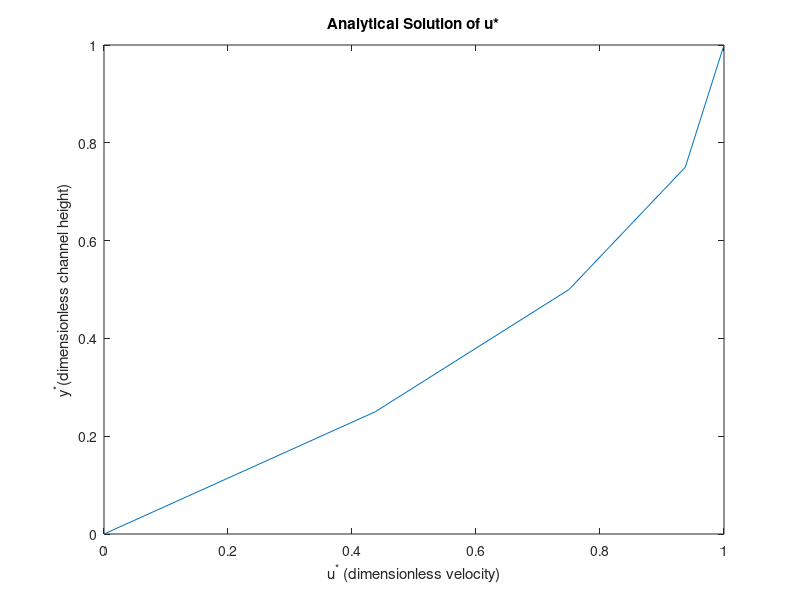
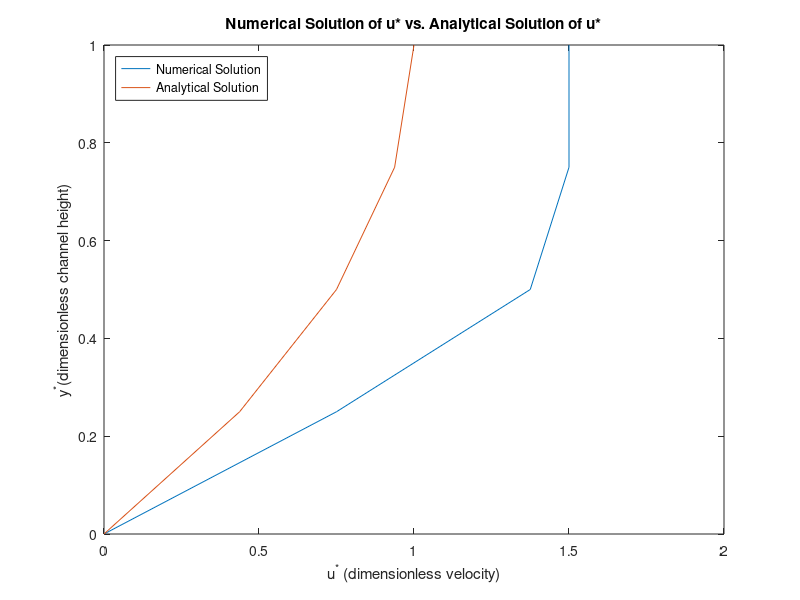
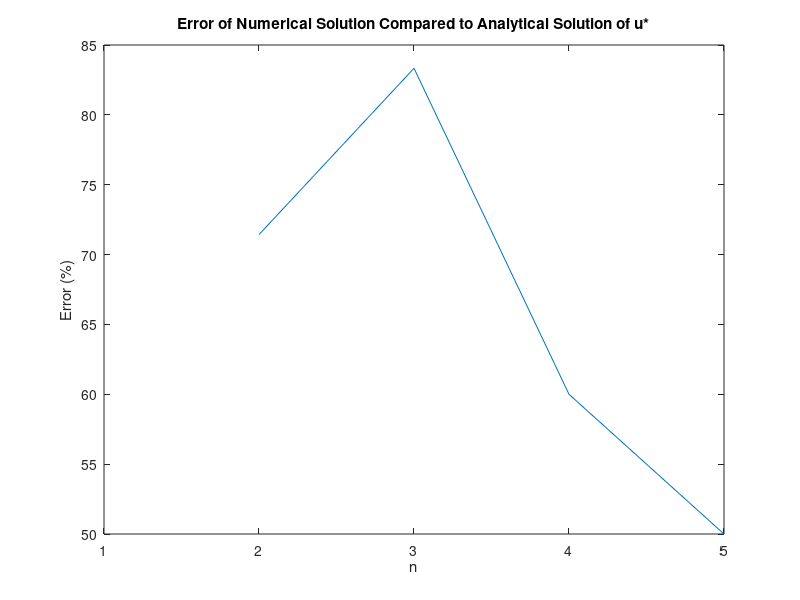

Reproduce these figures in MATLAB, in order.
%Project Code -- Kevin Riemer
clear;clc;close all

%Constants
prompt1='Input m value:';
m=input(prompt1);
prompt2='Input n value:';
n=input(prompt2);
Pstar=1; h=1; U=1; dx=h/(n-1); int=0.5; n_int=(int/dx)+1;

%Dicretize

y_star=0:dx:1;
Bcst=-2*Pstar*(dx)^2;
for i=2:n-1
    B(1:n)=Bcst; 
end 

B(1)=0; %BC at y_star=0
B(n)=0; %BC at y_star=1
B(n_int)=0; %BC at y_star=0.5

%Build A matrix
for i=2:n-1
    w(i)=-2;
    v(i-1)=1;
end
    
A=diag(v,1)+diag(v,-1)+diag(w);
A(1,2)=0;
A(n-1,n)=1;
A(1,1)=1; %BC at y_star=0
A(n,n)=3/2; %BC at y_star=1
A(n,n-1)=-2; %BC at y_star=1
A(n,n-2)=1/2; %BC at y_star=1
A(n_int,n_int-2)=1/2; %Interface
A(n_int,n_int-1)=-2; %Interface
A(n_int,n_int)=(3/2)+(3/2)*m; %Interface
A(n_int,n_int+1)=-2*m; %Interface
A(n_int,n_int+2)=m/2; %Interface

%Thomas Algorithm

%But first, 2 steps of Gauss Elimination

%At Interface
A(n_int,n_int-2)=0;
A(n_int,n_int-1)=-1*(-2+1);
A(n_int,n_int)=-1*((((3/2)+(3/2)*m)-0.5)-(m/2));
A(n_int,n_int+1)=-1*(-2*m+m);
A(n_int,n_int+2)=0;

%At y_star=0
A(n,n-2)=0;
A(n,n-1)=-2+1; 
A(n,n)=1.5-0.5;

%Now Thomas Algorithm
Agauss=A;
Bgauss=B;

dprime(1)=Bgauss(1)/Agauss(1,1);
cprime(1)=Agauss(1,2)/Agauss(1,1);
bprime(1)=1;

for i=2:n-1
    c(i)=Agauss(i,i+1);
end 

for i=2:n
    bprime(i)=1;
    a(i)=Agauss(i,i-1);
    b(i)=Agauss(i,i);
    bstar(i)=b(i)-cprime(i-1)*a(i);
    d(i)=Bgauss(i);
    if i>n-1
        cprime(i)=0;
    else cprime(i)=c(i)/bstar(i);
    end 
    dprime(i)=(d(i)-dprime(i-1)*a(i))/(bstar(i));
end

%Solve for u_star
u_star(n)=dprime(n);
for i=n:-1:2
    u_star(i-1)=dprime(i-1)-cprime(i-1)*u_star(i);
end

%Sanity Check (RREF)
Asan=rref(Agauss);
u_star_san=[A\B']';

%Shear Stress -- second order fwd difference
tau=(U/h)*((-u_star(3)+4*u_star(2)-3*u_star(1))/(2*dx))

%Flow Rate -- Trapezoidal Rule
V=0;
for i=1:n-1
    V=V+U*h^2*sum(((u_star(i)+u_star(i+1))/2)*(dx));
end

disp('Flow rate=')
disp(V)

%Analytical Solutions -- use this to check numerical solution
u_star_ana=(-y_star.^2)+2.*y_star;
V_ana=(2/3)*U*h^2;
tau_ana=(2*U)/h;

%Plots
figure
plot(u_star_ana,y_star)
title('Analytical Solution of u*')
xlabel('u^* (dimensionless velocity)')
ylabel('y^*(dimensionless channel height)')

figure
plot(u_star,y_star,u_star_ana,y_star)
title('Numerical Solution of u* vs. Analytical Solution of u*')
xlabel('u^* (dimensionless velocity)')
ylabel('y^*(dimensionless channel height)')
legend('Numerical Solution','Analytical Solution','Location','northwest')

%Plot Multiple Results; plot over multiple runs (make sure to get rid of 'clear' in line 2 if doing
%this) -- and remove the comments from lines 126-131; you have to store
%multiple runs manually in the command window after each run

% figure
% plot(run1,y1,run2,y2,run3,y3,run4,y4,run5,y5,u_star_ana,y_star)
% title('Numerical Solution of u* with varying dx')
% xlabel('u^* (dimensionless velocity)')
% ylabel('y^*(dimensionless channel height)')
% legend('dx=0.1000','dx=0.0333','dx=0.0200','dx=0.0100','dx=0.0040','Analytical Solution','Location','northwest')

%Error -- Relative
Etau=(abs((tau_ana-tau)/tau_ana))*100 %percent
Eflow=(abs((V_ana-V)/V_ana))*100 %percent
E_ustar=(abs((u_star_ana-u_star)./u_star_ana)).*100; %percent

figure %error of u_star
plot([1:1:n],E_ustar)
title('Error of Numerical Solution Compared to Analytical Solution of u*')
xlabel('n')
ylabel('Error (%)')

%Effect of m; plot over multiple runs (make sure to get rid of 'clear' in line 2 if doing
%this) -- and remove the comments from lines 126-131; you have to store
%multiple runs manually in the command window after each run

% figure
% plot(run1,y1,run2,y2,run3,y3,run4,y4)
% title('Numerical Solution of u* with varying m')
% xlabel('u^* (dimensionless velocity)')
% ylabel('y^*(dimensionless channel height)')
% legend('m=0.5','m=1','m=2','m=3','Location','northwest')






